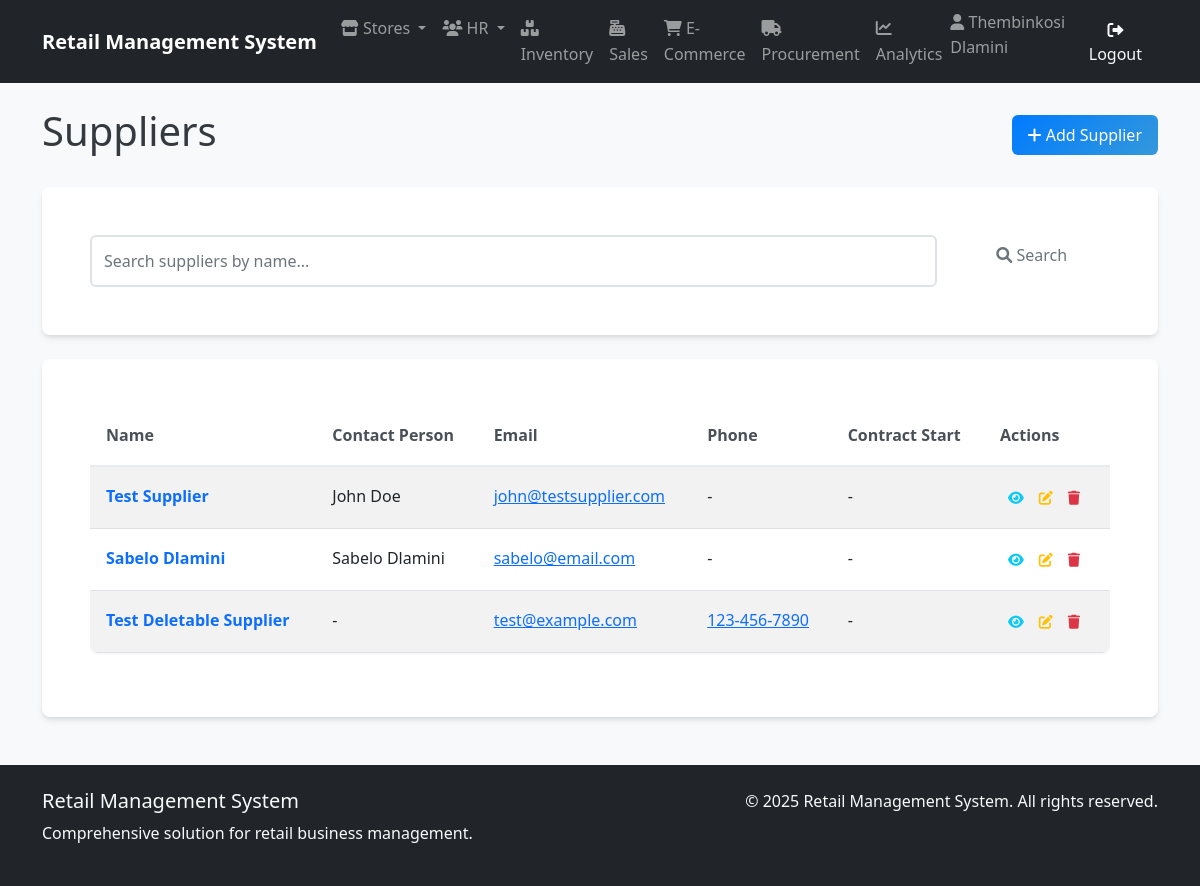
The app's page /procurement/suppliers/ (signed in), older data.
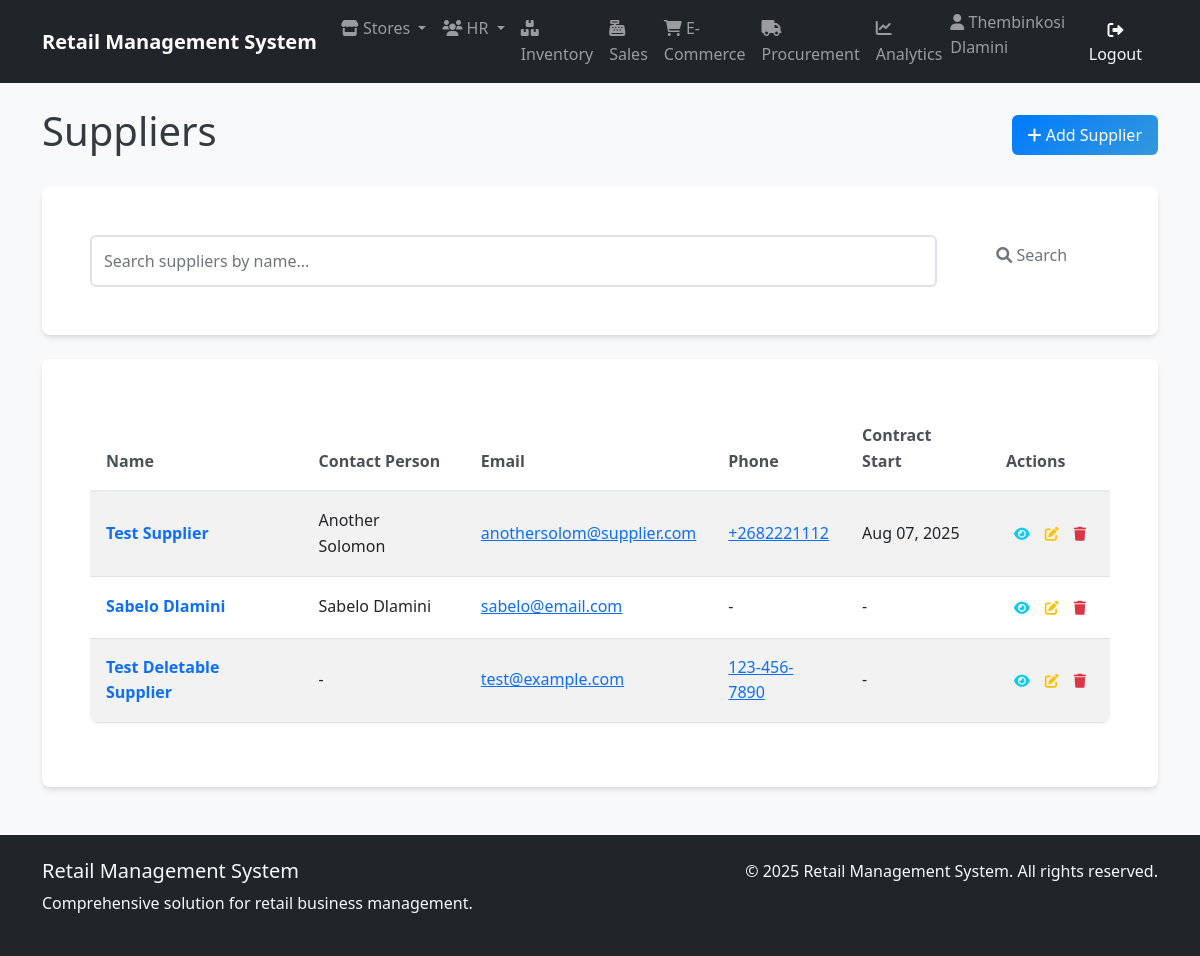
The same page, newer data.
### procurement/models.py (models this page shows, shortened)
class Supplier(models.Model):
    name = models.CharField(max_length=100, verbose_name="Supplier Name")
    contact_person = models.CharField(max_length=100, blank=True, null=True)
    is_active = models.BooleanField(default=True, verbose_name="Active")
    email = models.EmailField(max_length=100, blank=True, null=True)
    phone = models.CharField(max_length=20, blank=True, null=True)
    address = models.CharField(max_length=200, blank=True, null=True)
    contract_start_date = models.DateField(blank=True, null=True)
    payment_terms = models.CharField(max_length=100, blank=True, null=True)
    created_at = models.DateTimeField(default=timezone.now)
    updated_at = models.DateTimeField(auto_now=True)

### procurement/views.py (the view)
# urls.py: path('suppliers/', views.SupplierListView.as_view(), name='supplier_list'),
class SupplierListView(LoginRequiredMixin, ListView):
    model = Supplier
    template_name = 'procurement/supplier_list.html'
    context_object_name = 'suppliers'
    paginate_by = 20
    def get_queryset(self):
        queryset = super().get_queryset()
        if 'search' in self.request.GET:
            search_term = self.request.GET['search']
            return queryset.filter(name__icontains=search_term)
        return queryset

### procurement/templates/procurement/supplier_list.html (shortened to what the changed rows need)
{% extends 'base.html' %}
{% block content %}
<div class="container mt-4">
    <div class="d-flex justify-content-between align-items-center mb-4">
        <h1>Suppliers</h1>
    </div>
    {% if suppliers %}
        <div class="card">
            <div class="card-body">
                <div class="table-responsive">
                    <table class="table table-striped">
                        <thead>
                            <tr>
                                <th>Name</th>
                                <th>Contact Person</th>
                                <th>Email</th>
                                <th>Phone</th>
                                <th>Contract Start</th>
                                <th>Actions</th>
                            </tr>
                        </thead>
                        <tbody>
                            {% for supplier in suppliers %}
                            <tr>
                                <td>
                                    <a href="{% url 'procurement:supplier_detail' supplier.pk %}" class="text-decoration-none">
                                        <strong>{{ supplier.name }}</strong>
                                    </a>
                                </td>
                                <td>{{ supplier.contact_person|default:"-" }}</td>
                                <td>
                                    {% if supplier.email %}
                                        <a href="mailto:{{ supplier.email }}">{{ supplier.email }}</a>
                                    {% else %}
                                        -
                                    {% endif %}
                                </td>
                                <td>
                                    {% if supplier.phone %}
                                        <a href="tel:{{ supplier.phone }}">{{ supplier.phone }}</a>
                                    {% else %}
                                        -
                                    {% endif %}
                                </td>
                                <td>
                                    {% if supplier.contract_start_date %}
                                        {{ supplier.contract_start_date|date:"M d, Y" }}
                                    {% else %}
                                        -
                                    {% endif %}
                                </td>
                                <td>
                                    <div class="btn-group btn-group-sm">
                                        <a href="{% url 'procurement:supplier_detail' supplier.pk %}"
                                           class="btn btn-outline-info" title="View Details">
                                            <i class="fas fa-eye"></i>
                                        </a>
                                        <a href="{% url 'procurement:supplier_update' supplier.pk %}"
                                           class="btn btn-outline-warning" title="Edit">
                                            <i class="fas fa-edit"></i>
                                        </a>
                                        <a href="{% url 'procurement:supplier_delete' supplier.pk %}"
                                           class="btn btn-outline-danger" title="Delete">
                                            <i class="fas fa-trash"></i>
                                        </a>
                                    </div>
                                </td>
                            </tr>
                            {% endfor %}
                        </tbody>
                    </table>
                </div>
            </div>
        </div>
    {% endif %}
</div>
{% endblock %}

Row changes from the older to the newer data that the page shows:
changed Supplier "Test Supplier": contact_person "John Doe" → "Another Solomon"; email "john@testsupplier.com" → "anothersolom@supplier.com"; phone (not shown) → "+2682221112"; contract_start_date (not shown) → "Aug 07, 2025"; no longer shows "-"
